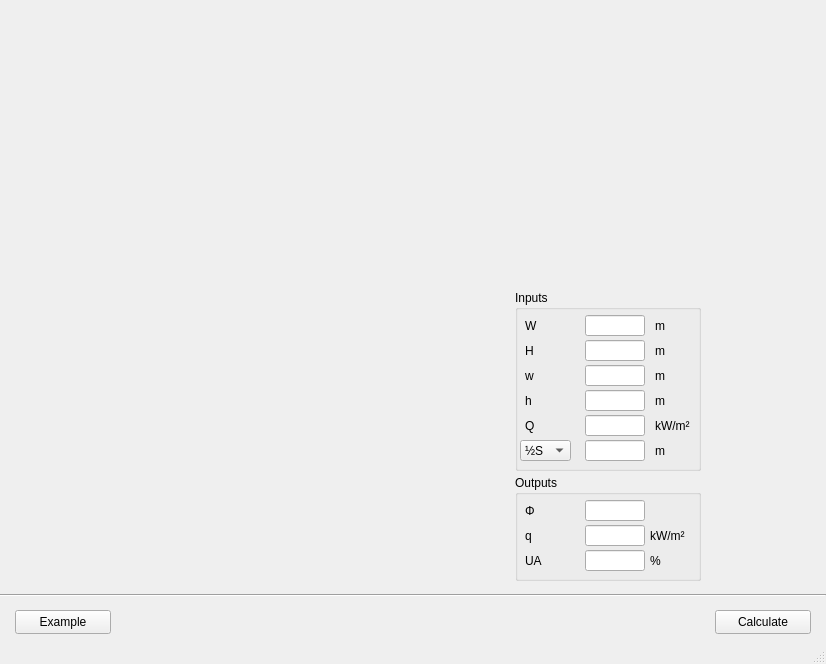
<?xml version="1.0" encoding="UTF-8"?>
<ui version="4.0">
 <class>MainWindow</class>
 <widget class="QMainWindow" name="MainWindow">
  <property name="geometry">
   <rect>
    <x>0</x>
    <y>0</y>
    <width>826</width>
    <height>664</height>
   </rect>
  </property>
  <property name="windowTitle">
   <string>MainWindow</string>
  </property>
  <widget class="QWidget" name="centralwidget">
   <widget class="QPushButton" name="pushButton_calculate">
    <property name="geometry">
     <rect>
      <x>715</x>
      <y>610</y>
      <width>96</width>
      <height>24</height>
     </rect>
    </property>
    <property name="text">
     <string>Calculate</string>
    </property>
   </widget>
   <widget class="Line" name="line">
    <property name="geometry">
     <rect>
      <x>0</x>
      <y>585</y>
      <width>826</width>
      <height>21</height>
     </rect>
    </property>
    <property name="orientation">
     <enum>Qt::Horizontal</enum>
    </property>
   </widget>
   <widget class="QPushButton" name="pushButton_test">
    <property name="geometry">
     <rect>
      <x>15</x>
      <y>610</y>
      <width>96</width>
      <height>24</height>
     </rect>
    </property>
    <property name="toolTip">
     <string>Generate example input parameters.</string>
    </property>
    <property name="statusTip">
     <string>Generate example input parameters.</string>
    </property>
    <property name="text">
     <string>Example</string>
    </property>
   </widget>
   <widget class="QLabel" name="label">
    <property name="geometry">
     <rect>
      <x>15</x>
      <y>15</y>
      <width>796</width>
      <height>566</height>
     </rect>
    </property>
    <property name="text">
     <string/>
    </property>
    <property name="pixmap">
     <pixmap>../images/0401_parallel_simple_794_560.png</pixmap>
    </property>
   </widget>
   <widget class="QGroupBox" name="groupBox_out">
    <property name="geometry">
     <rect>
      <x>515</x>
      <y>475</y>
      <width>186</width>
      <height>106</height>
     </rect>
    </property>
    <property name="title">
     <string>Outputs</string>
    </property>
    <widget class="QLineEdit" name="lineEdit_out_Phi">
     <property name="geometry">
      <rect>
       <x>70</x>
       <y>25</y>
       <width>60</width>
       <height>21</height>
      </rect>
     </property>
     <property name="sizePolicy">
      <sizepolicy hsizetype="Fixed" vsizetype="Fixed">
       <horstretch>0</horstretch>
       <verstretch>0</verstretch>
      </sizepolicy>
     </property>
     <property name="minimumSize">
      <size>
       <width>0</width>
       <height>0</height>
      </size>
     </property>
     <property name="maximumSize">
      <size>
       <width>60</width>
       <height>16777215</height>
      </size>
     </property>
     <property name="toolTip">
      <string>Positive float.</string>
     </property>
     <property name="statusTip">
      <string>Positive float.</string>
     </property>
    </widget>
    <widget class="QLineEdit" name="lineEdit_out_q">
     <property name="geometry">
      <rect>
       <x>70</x>
       <y>50</y>
       <width>60</width>
       <height>21</height>
      </rect>
     </property>
     <property name="sizePolicy">
      <sizepolicy hsizetype="Fixed" vsizetype="Fixed">
       <horstretch>0</horstretch>
       <verstretch>0</verstretch>
      </sizepolicy>
     </property>
     <property name="minimumSize">
      <size>
       <width>0</width>
       <height>0</height>
      </size>
     </property>
     <property name="maximumSize">
      <size>
       <width>60</width>
       <height>16777215</height>
      </size>
     </property>
     <property name="toolTip">
      <string>Positive float.</string>
     </property>
     <property name="statusTip">
      <string>Positive float.</string>
     </property>
    </widget>
    <widget class="QLineEdit" name="lineEdit_out_S_or_UA">
     <property name="geometry">
      <rect>
       <x>70</x>
       <y>75</y>
       <width>60</width>
       <height>21</height>
      </rect>
     </property>
     <property name="sizePolicy">
      <sizepolicy hsizetype="Fixed" vsizetype="Fixed">
       <horstretch>0</horstretch>
       <verstretch>0</verstretch>
      </sizepolicy>
     </property>
     <property name="minimumSize">
      <size>
       <width>0</width>
       <height>0</height>
      </size>
     </property>
     <property name="maximumSize">
      <size>
       <width>60</width>
       <height>16777215</height>
      </size>
     </property>
     <property name="toolTip">
      <string>Positive float.</string>
     </property>
     <property name="statusTip">
      <string>Positive float.</string>
     </property>
    </widget>
    <widget class="QLabel" name="label_out_Phi">
     <property name="geometry">
      <rect>
       <x>10</x>
       <y>25</y>
       <width>40</width>
       <height>21</height>
      </rect>
     </property>
     <property name="sizePolicy">
      <sizepolicy hsizetype="Fixed" vsizetype="Fixed">
       <horstretch>0</horstretch>
       <verstretch>0</verstretch>
      </sizepolicy>
     </property>
     <property name="minimumSize">
      <size>
       <width>40</width>
       <height>0</height>
      </size>
     </property>
     <property name="maximumSize">
      <size>
       <width>40</width>
       <height>16777215</height>
      </size>
     </property>
     <property name="toolTip">
      <string>Solved view factor.</string>
     </property>
     <property name="statusTip">
      <string>Solved view factor.</string>
     </property>
     <property name="text">
      <string>Φ</string>
     </property>
    </widget>
    <widget class="QLabel" name="label_out_q">
     <property name="geometry">
      <rect>
       <x>10</x>
       <y>50</y>
       <width>40</width>
       <height>21</height>
      </rect>
     </property>
     <property name="sizePolicy">
      <sizepolicy hsizetype="Fixed" vsizetype="Fixed">
       <horstretch>0</horstretch>
       <verstretch>0</verstretch>
      </sizepolicy>
     </property>
     <property name="minimumSize">
      <size>
       <width>20</width>
       <height>0</height>
      </size>
     </property>
     <property name="maximumSize">
      <size>
       <width>40</width>
       <height>16777215</height>
      </size>
     </property>
     <property name="toolTip">
      <string>Solved heat flux at receiver surface when 100 % unprotected.</string>
     </property>
     <property name="statusTip">
      <string>Solved heat flux at receiver surface when 100 % unprotected.</string>
     </property>
     <property name="text">
      <string>q</string>
     </property>
    </widget>
    <widget class="QLabel" name="label_out_S_or_UA">
     <property name="geometry">
      <rect>
       <x>10</x>
       <y>75</y>
       <width>40</width>
       <height>21</height>
      </rect>
     </property>
     <property name="sizePolicy">
      <sizepolicy hsizetype="Fixed" vsizetype="Fixed">
       <horstretch>0</horstretch>
       <verstretch>0</verstretch>
      </sizepolicy>
     </property>
     <property name="minimumSize">
      <size>
       <width>20</width>
       <height>0</height>
      </size>
     </property>
     <property name="maximumSize">
      <size>
       <width>40</width>
       <height>16777215</height>
      </size>
     </property>
     <property name="toolTip">
      <string>Solved maximum permissible unprotected area.</string>
     </property>
     <property name="statusTip">
      <string>Solved maximum permissible unprotected area.</string>
     </property>
     <property name="text">
      <string>UA</string>
     </property>
    </widget>
    <widget class="QLabel" name="label_out_q_unit">
     <property name="geometry">
      <rect>
       <x>135</x>
       <y>50</y>
       <width>50</width>
       <height>21</height>
      </rect>
     </property>
     <property name="text">
      <string>kW/m²</string>
     </property>
    </widget>
    <widget class="QLabel" name="label_out_S_or_UA_unit">
     <property name="geometry">
      <rect>
       <x>135</x>
       <y>75</y>
       <width>50</width>
       <height>21</height>
      </rect>
     </property>
     <property name="text">
      <string>%</string>
     </property>
    </widget>
   </widget>
   <widget class="QGroupBox" name="groupBox_in">
    <property name="geometry">
     <rect>
      <x>515</x>
      <y>290</y>
      <width>186</width>
      <height>181</height>
     </rect>
    </property>
    <property name="title">
     <string>Inputs</string>
    </property>
    <widget class="QLabel" name="label_unit_S_or_UA">
     <property name="geometry">
      <rect>
       <x>140</x>
       <y>150</y>
       <width>40</width>
       <height>21</height>
      </rect>
     </property>
     <property name="minimumSize">
      <size>
       <width>0</width>
       <height>0</height>
      </size>
     </property>
     <property name="maximumSize">
      <size>
       <width>16777215</width>
       <height>16777215</height>
      </size>
     </property>
     <property name="text">
      <string>m</string>
     </property>
    </widget>
    <widget class="QLabel" name="label_38">
     <property name="geometry">
      <rect>
       <x>140</x>
       <y>125</y>
       <width>40</width>
       <height>21</height>
      </rect>
     </property>
     <property name="minimumSize">
      <size>
       <width>0</width>
       <height>0</height>
      </size>
     </property>
     <property name="maximumSize">
      <size>
       <width>16777215</width>
       <height>16777215</height>
      </size>
     </property>
     <property name="text">
      <string>kW/m²</string>
     </property>
    </widget>
    <widget class="QLabel" name="label_39">
     <property name="geometry">
      <rect>
       <x>140</x>
       <y>50</y>
       <width>40</width>
       <height>21</height>
      </rect>
     </property>
     <property name="minimumSize">
      <size>
       <width>0</width>
       <height>0</height>
      </size>
     </property>
     <property name="maximumSize">
      <size>
       <width>16777215</width>
       <height>16777215</height>
      </size>
     </property>
     <property name="text">
      <string>m</string>
     </property>
    </widget>
    <widget class="QLabel" name="label_40">
     <property name="geometry">
      <rect>
       <x>140</x>
       <y>25</y>
       <width>40</width>
       <height>21</height>
      </rect>
     </property>
     <property name="minimumSize">
      <size>
       <width>0</width>
       <height>0</height>
      </size>
     </property>
     <property name="maximumSize">
      <size>
       <width>16777215</width>
       <height>16777215</height>
      </size>
     </property>
     <property name="text">
      <string>m</string>
     </property>
    </widget>
    <widget class="QLineEdit" name="lineEdit_W">
     <property name="geometry">
      <rect>
       <x>70</x>
       <y>25</y>
       <width>60</width>
       <height>21</height>
      </rect>
     </property>
     <property name="sizePolicy">
      <sizepolicy hsizetype="Fixed" vsizetype="Fixed">
       <horstretch>0</horstretch>
       <verstretch>0</verstretch>
      </sizepolicy>
     </property>
     <property name="minimumSize">
      <size>
       <width>0</width>
       <height>0</height>
      </size>
     </property>
     <property name="maximumSize">
      <size>
       <width>60</width>
       <height>16777215</height>
      </size>
     </property>
     <property name="baseSize">
      <size>
       <width>0</width>
       <height>0</height>
      </size>
     </property>
     <property name="toolTip">
      <string>Positive float.</string>
     </property>
     <property name="statusTip">
      <string>Positive float.</string>
     </property>
    </widget>
    <widget class="QLineEdit" name="lineEdit_H">
     <property name="geometry">
      <rect>
       <x>70</x>
       <y>50</y>
       <width>60</width>
       <height>21</height>
      </rect>
     </property>
     <property name="sizePolicy">
      <sizepolicy hsizetype="Fixed" vsizetype="Fixed">
       <horstretch>0</horstretch>
       <verstretch>0</verstretch>
      </sizepolicy>
     </property>
     <property name="minimumSize">
      <size>
       <width>0</width>
       <height>0</height>
      </size>
     </property>
     <property name="maximumSize">
      <size>
       <width>60</width>
       <height>16777215</height>
      </size>
     </property>
     <property name="baseSize">
      <size>
       <width>0</width>
       <height>0</height>
      </size>
     </property>
     <property name="toolTip">
      <string>Positive float.</string>
     </property>
     <property name="statusTip">
      <string>Positive float.</string>
     </property>
    </widget>
    <widget class="QLineEdit" name="lineEdit_S_or_UA">
     <property name="geometry">
      <rect>
       <x>70</x>
       <y>150</y>
       <width>60</width>
       <height>21</height>
      </rect>
     </property>
     <property name="sizePolicy">
      <sizepolicy hsizetype="Fixed" vsizetype="Fixed">
       <horstretch>0</horstretch>
       <verstretch>0</verstretch>
      </sizepolicy>
     </property>
     <property name="minimumSize">
      <size>
       <width>0</width>
       <height>0</height>
      </size>
     </property>
     <property name="maximumSize">
      <size>
       <width>60</width>
       <height>16777215</height>
      </size>
     </property>
     <property name="baseSize">
      <size>
       <width>0</width>
       <height>0</height>
      </size>
     </property>
     <property name="toolTip">
      <string>Positive float.</string>
     </property>
     <property name="statusTip">
      <string>Positive float.</string>
     </property>
    </widget>
    <widget class="QLineEdit" name="lineEdit_Q">
     <property name="geometry">
      <rect>
       <x>70</x>
       <y>125</y>
       <width>60</width>
       <height>21</height>
      </rect>
     </property>
     <property name="sizePolicy">
      <sizepolicy hsizetype="Fixed" vsizetype="Fixed">
       <horstretch>0</horstretch>
       <verstretch>0</verstretch>
      </sizepolicy>
     </property>
     <property name="minimumSize">
      <size>
       <width>0</width>
       <height>0</height>
      </size>
     </property>
     <property name="maximumSize">
      <size>
       <width>60</width>
       <height>16777215</height>
      </size>
     </property>
     <property name="baseSize">
      <size>
       <width>0</width>
       <height>0</height>
      </size>
     </property>
     <property name="toolTip">
      <string>Positive float. {'Reduced fire load': 84, 'Normal fire load': 168}.</string>
     </property>
     <property name="statusTip">
      <string>Positive float. {'Reduced fire load': 84, 'Normal fire load': 168}.</string>
     </property>
    </widget>
    <widget class="QComboBox" name="comboBox_S_or_UA">
     <property name="geometry">
      <rect>
       <x>5</x>
       <y>150</y>
       <width>51</width>
       <height>21</height>
      </rect>
     </property>
     <property name="sizePolicy">
      <sizepolicy hsizetype="Preferred" vsizetype="Preferred">
       <horstretch>0</horstretch>
       <verstretch>0</verstretch>
      </sizepolicy>
     </property>
     <property name="minimumSize">
      <size>
       <width>0</width>
       <height>0</height>
      </size>
     </property>
     <property name="maximumSize">
      <size>
       <width>80</width>
       <height>30</height>
      </size>
     </property>
     <property name="toolTip">
      <string>Separation distance from emitter to notional boundary.</string>
     </property>
     <property name="statusTip">
      <string>Separation distance from emitter to notional boundary.</string>
     </property>
     <item>
      <property name="text">
       <string>½S</string>
      </property>
     </item>
     <item>
      <property name="text">
       <string>UA</string>
      </property>
     </item>
    </widget>
    <widget class="QLabel" name="label_24">
     <property name="geometry">
      <rect>
       <x>10</x>
       <y>125</y>
       <width>43</width>
       <height>21</height>
      </rect>
     </property>
     <property name="sizePolicy">
      <sizepolicy hsizetype="Fixed" vsizetype="Fixed">
       <horstretch>0</horstretch>
       <verstretch>0</verstretch>
      </sizepolicy>
     </property>
     <property name="minimumSize">
      <size>
       <width>0</width>
       <height>0</height>
      </size>
     </property>
     <property name="maximumSize">
      <size>
       <width>50</width>
       <height>30</height>
      </size>
     </property>
     <property name="toolTip">
      <string>Heat flux of emitter.</string>
     </property>
     <property name="statusTip">
      <string>Heat flux of emitter.</string>
     </property>
     <property name="text">
      <string>Q</string>
     </property>
    </widget>
    <widget class="QLabel" name="label_28">
     <property name="geometry">
      <rect>
       <x>10</x>
       <y>50</y>
       <width>43</width>
       <height>21</height>
      </rect>
     </property>
     <property name="sizePolicy">
      <sizepolicy hsizetype="Fixed" vsizetype="Fixed">
       <horstretch>0</horstretch>
       <verstretch>0</verstretch>
      </sizepolicy>
     </property>
     <property name="minimumSize">
      <size>
       <width>0</width>
       <height>0</height>
      </size>
     </property>
     <property name="maximumSize">
      <size>
       <width>50</width>
       <height>30</height>
      </size>
     </property>
     <property name="toolTip">
      <string>Height of emitter.</string>
     </property>
     <property name="statusTip">
      <string>Height of emitter.</string>
     </property>
     <property name="text">
      <string>H</string>
     </property>
    </widget>
    <widget class="QLabel" name="label_41">
     <property name="geometry">
      <rect>
       <x>10</x>
       <y>25</y>
       <width>43</width>
       <height>21</height>
      </rect>
     </property>
     <property name="minimumSize">
      <size>
       <width>0</width>
       <height>0</height>
      </size>
     </property>
     <property name="maximumSize">
      <size>
       <width>50</width>
       <height>30</height>
      </size>
     </property>
     <property name="toolTip">
      <string>Width of emitter.</string>
     </property>
     <property name="statusTip">
      <string>Width of emitter.</string>
     </property>
     <property name="text">
      <string>W</string>
     </property>
    </widget>
    <widget class="QLabel" name="label_42">
     <property name="geometry">
      <rect>
       <x>10</x>
       <y>75</y>
       <width>43</width>
       <height>21</height>
      </rect>
     </property>
     <property name="minimumSize">
      <size>
       <width>0</width>
       <height>0</height>
      </size>
     </property>
     <property name="maximumSize">
      <size>
       <width>50</width>
       <height>30</height>
      </size>
     </property>
     <property name="toolTip">
      <string>Receiver location 1.</string>
     </property>
     <property name="statusTip">
      <string>Receiver location 1.</string>
     </property>
     <property name="text">
      <string>w</string>
     </property>
    </widget>
    <widget class="QLabel" name="label_43">
     <property name="geometry">
      <rect>
       <x>10</x>
       <y>100</y>
       <width>43</width>
       <height>21</height>
      </rect>
     </property>
     <property name="minimumSize">
      <size>
       <width>0</width>
       <height>0</height>
      </size>
     </property>
     <property name="maximumSize">
      <size>
       <width>50</width>
       <height>30</height>
      </size>
     </property>
     <property name="toolTip">
      <string>Receiver location 2.</string>
     </property>
     <property name="statusTip">
      <string>Receiver location 2.</string>
     </property>
     <property name="text">
      <string>h</string>
     </property>
    </widget>
    <widget class="QLineEdit" name="lineEdit_w">
     <property name="geometry">
      <rect>
       <x>70</x>
       <y>75</y>
       <width>60</width>
       <height>21</height>
      </rect>
     </property>
     <property name="sizePolicy">
      <sizepolicy hsizetype="Fixed" vsizetype="Fixed">
       <horstretch>0</horstretch>
       <verstretch>0</verstretch>
      </sizepolicy>
     </property>
     <property name="minimumSize">
      <size>
       <width>0</width>
       <height>0</height>
      </size>
     </property>
     <property name="maximumSize">
      <size>
       <width>60</width>
       <height>16777215</height>
      </size>
     </property>
     <property name="baseSize">
      <size>
       <width>0</width>
       <height>0</height>
      </size>
     </property>
     <property name="toolTip">
      <string>Positive float.</string>
     </property>
     <property name="statusTip">
      <string>Positive float.</string>
     </property>
    </widget>
    <widget class="QLineEdit" name="lineEdit_h">
     <property name="geometry">
      <rect>
       <x>70</x>
       <y>100</y>
       <width>60</width>
       <height>21</height>
      </rect>
     </property>
     <property name="sizePolicy">
      <sizepolicy hsizetype="Fixed" vsizetype="Fixed">
       <horstretch>0</horstretch>
       <verstretch>0</verstretch>
      </sizepolicy>
     </property>
     <property name="minimumSize">
      <size>
       <width>0</width>
       <height>0</height>
      </size>
     </property>
     <property name="maximumSize">
      <size>
       <width>60</width>
       <height>16777215</height>
      </size>
     </property>
     <property name="baseSize">
      <size>
       <width>0</width>
       <height>0</height>
      </size>
     </property>
     <property name="toolTip">
      <string>Positive float.</string>
     </property>
     <property name="statusTip">
      <string>Positive float.</string>
     </property>
    </widget>
    <widget class="QLabel" name="label_44">
     <property name="geometry">
      <rect>
       <x>140</x>
       <y>75</y>
       <width>40</width>
       <height>21</height>
      </rect>
     </property>
     <property name="minimumSize">
      <size>
       <width>0</width>
       <height>0</height>
      </size>
     </property>
     <property name="maximumSize">
      <size>
       <width>16777215</width>
       <height>16777215</height>
      </size>
     </property>
     <property name="text">
      <string>m</string>
     </property>
    </widget>
    <widget class="QLabel" name="label_45">
     <property name="geometry">
      <rect>
       <x>140</x>
       <y>100</y>
       <width>40</width>
       <height>21</height>
      </rect>
     </property>
     <property name="minimumSize">
      <size>
       <width>0</width>
       <height>0</height>
      </size>
     </property>
     <property name="maximumSize">
      <size>
       <width>16777215</width>
       <height>16777215</height>
      </size>
     </property>
     <property name="text">
      <string>m</string>
     </property>
    </widget>
   </widget>
   <zorder>label</zorder>
   <zorder>pushButton_calculate</zorder>
   <zorder>line</zorder>
   <zorder>pushButton_test</zorder>
   <zorder>groupBox_out</zorder>
   <zorder>groupBox_in</zorder>
  </widget>
  <widget class="QMenuBar" name="menubar">
   <property name="geometry">
    <rect>
     <x>0</x>
     <y>0</y>
     <width>826</width>
     <height>22</height>
    </rect>
   </property>
  </widget>
  <widget class="QStatusBar" name="statusbar"/>
 </widget>
 <tabstops>
  <tabstop>lineEdit_W</tabstop>
  <tabstop>lineEdit_H</tabstop>
  <tabstop>lineEdit_w</tabstop>
  <tabstop>lineEdit_h</tabstop>
  <tabstop>lineEdit_Q</tabstop>
  <tabstop>comboBox_S_or_UA</tabstop>
  <tabstop>lineEdit_S_or_UA</tabstop>
  <tabstop>lineEdit_out_Phi</tabstop>
  <tabstop>lineEdit_out_q</tabstop>
  <tabstop>lineEdit_out_S_or_UA</tabstop>
  <tabstop>pushButton_calculate</tabstop>
  <tabstop>pushButton_test</tabstop>
 </tabstops>
 <resources/>
 <connections/>
</ui>
